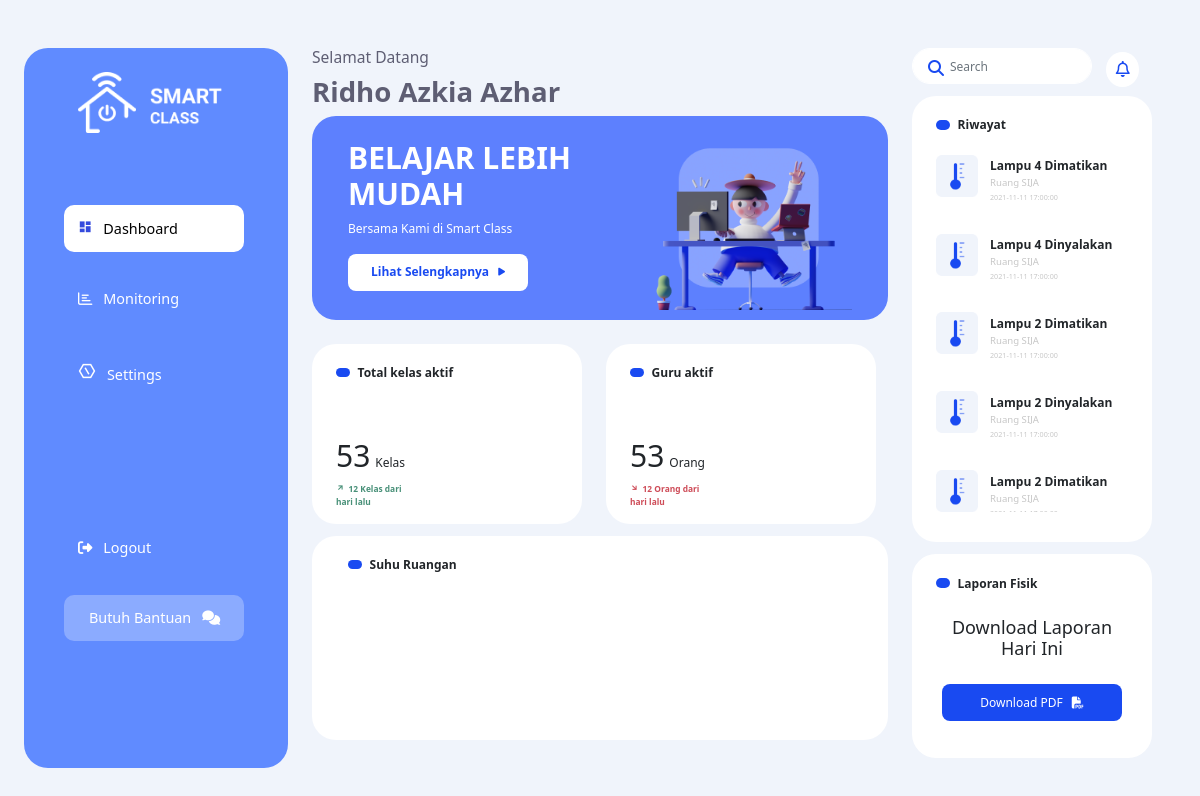
The page /siswa/index.php (signed in) on the database its author committed.
### tables this page shows
CREATE TABLE `akun` (
  `id` int(11) NOT NULL,
  `fullname` varchar(255) NOT NULL,
  `email` varchar(255) NOT NULL,
  `username` varchar(255) NOT NULL,
  `password` varchar(255) NOT NULL,
  `level` varchar(255) NOT NULL,
  `Vkey` varchar(255) DEFAULT NULL,
  `Verified` int(1) DEFAULT 0
);

CREATE TABLE `riwayat` (
  `id` int(11) NOT NULL,
  `des` varchar(255) NOT NULL,
  `ruang` varchar(255) NOT NULL,
  `waktu` timestamp NOT NULL DEFAULT current_timestamp() ON UPDATE current_timestamp(),
  `type` int(11) NOT NULL
);

### siswa/index.php (the view, shortened to what this page needs)
<?php
include "../koneksi.php";
$data_riwayat = mysqli_query($koneksi, "SELECT * FROM riwayat ORDER BY id DESC LIMIT 10 ");
$select = mysqli_query($koneksi, "SELECT * FROM akun WHERE username = '$_SESSION[siswa]'");
while ($fetch = mysqli_fetch_array($select)) {
?>
    <!DOCTYPE html>
    <html lang="en">
    <head>
        <link rel="stylesheet" href="../admin/assets/css/style.css">
        <link rel="stylesheet" href="../admin/assets/css/resvonsive.css">
        <link rel="stylesheet" href="https://cdn.jsdelivr.net/npm/bootstrap-icons@1.5.0/font/bootstrap-icons.css">
        <link href="https://cdn.jsdelivr.net/npm/bootstrap@5.1.1/dist/css/bootstrap.min.css" rel="stylesheet">
        <link href="https://cdn.jsdelivr.net/npm/remixicon@2.2.0/fonts/remixicon.css" rel="stylesheet">
    </head>
    <body>
        <div class=" bg-1-body">
            <div class="flex-custom">
                <div class="side-menu mt-4 mb-4">
                    <img src="assets/img/logo.png" alt="logo" class="mb-5">
                    <a href="index.php" class="putih">
                        <li class="active-menu"><i class="ri-dashboard-fill biru"></i>&ensp; Dashboard</li>
                    </a>
                    <a href="monitoring.php" class="putih">
                        <li><i class="far fa-chart-bar"></i>&ensp; Monitoring</li>
                    </a>
                    <a href="setting.php" class="putih">
                        <li><i style="font-size: 1.5vw;" class="ri-settings-6-line"></i>&ensp; Settings</li>
                    </a>
                    <div class="bottom-li">
                        <a class="putih" href="../logout.php">
                            <li><i class="fas fa-sign-out-alt"></i>&ensp; Logout</li>
                        </a>
                        <li class="bantuan-li">&ensp; Butuh Bantuan &ensp;<i class="fas fa-comments"></i></li>
                    </div>
                </div>
                <div class="main-side mt-4">
                    <h6 class="selamat-datang" style="color: #5E5E73;">Selamat Datang</h6>
                    <h3 class="selamat-nama" class="mb-2" style="color:#5E5E73; font-weight:800;"><?php echo "$fetch[fullname]"; ?></h3>
                    <div class="card-tengah bg-biru-muda">
                        <div class="d-flex">
                            <div style="max-width: 70%;" class="text-wrapper">
                                <h2 style="color:#FFFFFF; font-weight :700;">BELAJAR LEBIH MUDAH</h2>
                                <p style="color: #FFFFFF;">Bersama Kami di <span>Smart Class</span></p>
                                <button class="btn-custom-tengah">Lihat Selengkapnya &ensp;<i class="fas fa-play fa-xs"></i></button>
                            </div>
                            <div class="img-wrapper">
                                <img src="assets/img/card-tengah.png" alt="">
                            </div>
                        </div>
                    </div>
                    <div class="d-flex">
                        <div class="card-tengah-2 mr-2">
                            <div class="d-flex">
                                <div class="dot"></div>
                                <span class="dot-text">Total kelas aktif</span>
                            </div>
                            <div class="d-flex justify-content-between">
                                <div class="angka-wrapper">
                                    <div class="d-flex chart-g">
                                        <h2 class="mt-2">53&thinsp;</h2>
                                        <span class="orang-angka">Kelas</span>
                                    </div>
                                    <p class="des-angka-hijau"><i class="ri-arrow-right-up-line"></i>&ensp;12 Kelas dari hari lalu</p>
                                </div>
                                <div id="chart-kelas">
                                </div>
                            </div>
                        </div>
                        <div class="card-tengah-2">
                            <div class="d-flex">
                                <div class="dot"></div>
                                <span class="dot-text">Guru aktif</span>
                            </div>
                            <div class="d-flex justify-content-between">
                                <div class="angka-wrapper">
                                    <div class="d-flex chart-g">
                                        <h2 class="mt-2">53&thinsp;</h2>
                                        <span class="orang-angka">Orang</span>
                                    </div>
                                    <p class="des-angka-merah"><i class="ri-arrow-right-down-line"></i>&ensp;12 Orang dari hari lalu</p>
                                </div>
                                <div id="chart-guru">
                                </div>
                            </div>
                        </div>
                    </div>
                    <div class="card-tengah-s bg-putih">
                        <div class="d-flex">
                            <div class="dot"></div>
                            <span class="dot-text">Suhu Ruangan</span>
                        </div>
                    </div>
                </div>
                <div class="side-right mt-4">
                    <div class="row height d-flex align-items-center">
                        <div class="col-md-8">
                            <div class="search"> <i class="fa fa-search"></i> <input type="text" class="form-control" placeholder="Search"> </div>
                        </div>
                        <div class="col-md-2 notif">
                            <i class="far fa-bell"></i>
                        </div>
                    </div>
                    <div class="card-side">
                        <div class="d-flex">
                            <div style="width: 1.2vw; border-radius:5px; margin-right: 0.6vw; height:0.8vw; background-color:#194AF1;"></div>
                            <span style="margin-top: -0.3vw; font-size: 1vw; font-weight:600;">Riwayat</span>
                        </div>
                        <div class="card-scroll-riwayat">
                            <?php
                            while ($riwayat = mysqli_fetch_array($data_riwayat)) {
                            ?>
                                <li class="d-flex side-card-items">
                                    <img src="assets/img/suhu-icon.png" alt="suhu">
                                    <div class="text-suhu">
                                        <span style="font-weight: 700; font-size:1vw;"><?php echo $riwayat['des'] ?></span>
                                        <p style="color: #C7C7C7; font-size:0.8vw;">Ruang <?php echo $riwayat['ruang'] ?></p>
                                        <p style="color: #C7C7C7; font-size:0.6vw; margin-top:-1.2vw;"><?php echo $riwayat['waktu'] ?></p>
                                    </div>
                                </li>
                            <?php
                            }
                            ?>
                        </div>
                    </div>
                    <div class="card-side-2">
                        <div class="d-flex">
                            <div class="dot"></div>
                            <span class="dot-text">Laporan Fisik</span>
                        </div>
                        <div class="text-center mts-4 text-laporan">
                            <h5>Download Laporan Hari Ini</h5>
                            <button class="btn-custom-side mt-3"> Download PDF &ensp;<i class="fas fa-file-pdf"></i></button>
                        </div>
                    </div>
                </div>
            </div>
        </div>
    <?php } ?>
    </body>
    </html>

### admin/assets/css/style.css (style rules this page uses)
* { padding: 0; margin: 0; box-sizing: border-box; }
body { font-family: "Poppins", sans-serif; }
.side-menu { width: 22vw; height: 60vw; border-radius: 24px; padding: 2vw 1vw; background: #608bff; }
.flex-custom { display: flex; }
.card-tengah-2 h2 { font-size: 2.5vw; }
.orang-angka { font-size: 1vw; margin-top: 2vw; }
.des-angka-merah { font-size: 0.7vw; font-weight: 600; color: #ce4c58; }
.des-angka-hijau { font-size: 0.7vw; font-weight: 600; color: #489078; }
.dot { width: 1.2vw; border-radius: 5px; margin-right: 0.6vw; height: 0.8vw; background-color: #194af1; }
.dot-text { margin-top: -0.3vw; font-size: 1vw; font-weight: 600; }
.img-wrapper { width: 20vw; margin-top: -3vw; }
.img-wrapper img { width: 100%; }
.btn-custom-tengah { width: 15vw; padding: 0.8vw; font-weight: 600; color: #194af1; border: none; border-radius: 8px; font-size: 1vw; background-color: #ffffff; }
.btn-custom-side { width: 15vw; padding: 0.8vw; font-weight: 400; color: #ffffff; border: none; border-radius: 8px; font-size: 1vw; background-color: #194af1; }
.chart-g { margin-top: 4vw; }
#chart-kelas { width: 18vw; }
#chart-guru { width: 18vw; }
.card-scroll-riwayat { margin: 0.5vw 0vw; width: auto; max-height: 31vw; overflow: auto; }
.side-menu a { text-decoration: none; }
.bg-1-body { width: 100vw; background: #f0f4fb; padding: 1.5rem !important; }
.main-side { margin: 2vw; }
.side-menu img { width: 12vw; margin-left: 3.5vw; }
.side-menu li { width: 15vw; list-style: none; padding: 1vw 1.2vw; margin: 2vw 2.3vw; border-radius: 10px; font-weight: 200; }
.card-tengah { width: 48vw; border-radius: 24px; height: 17vw; padding: 2vw 3vw; }
.card-tengah-s { width: 48vw; border-radius: 24px; height: 17vw; padding: 2vw 3vw; margin-top: 1vw !important; }
.card-side { width: 20vw; border-radius: 24px; padding: 2vw 2vw; background-color: #ffffff; }
.card-side-2 { width: 20vw; border-radius: 24px; padding: 2vw 2vw; margin-top: 1vw; height: 17vw; background-color: #ffffff; }
.card-tengah-2 { width: 22.5vw; border-radius: 24px; padding: 2vw 2vw; height: 15vw; background-color: #ffffff; margin-top: 2vw; }
.mr-2 { margin-right: 2vw; }
.text-suhu { margin-left: 1vw; }
.side-card-items { margin-top: 1vw; }
.card-side-2 h5 { font-size: 1.5vw; }
.mts-4 { margin-top: 1.5rem !important; }
.side-card-items img { height: 3.5vw; width: 3.5vw; margin-top: 0.2vw; }
.bg-biru-muda { background: #5d80fe; }
.bg-putih { background: #ffffff; }
.biru { color: #344add; }
.putih { color: #ffffff; }
.active-menu { background-color: white; color: black; }
.side-menu li { font-size: 1.2vw; }
.bottom-li li { font-size: 1.2vw; }
.selamat-datang { font-size: 1.3vw; }
.card-tengah h2 { font-size: 2.5vw; }
.card-tengah p { font-size: 1vw; }
.selamat-nama { font-size: 2.3vw; font-weight: 600; }
.side-menu .bottom-li { padding-top: 10vh; }
.bantuan-li { background-color: rgba(255, 255, 255, 0.27); color: #ffffff; }
.search { position: relative; margin-bottom: 1vw; }
.search input { height: 3vw; width: 15vw; text-indent: 25px; border-radius: 20px; font-size: 1vw; background-color: #ffffff; border-color: #ffffff; }
.search i { color: #194af1; }
.notif i { background-color: #ffffff; padding: 0.8vw; border-radius: 50%; margin-left: 1vw; color: #194af1; margin-top: -1.3vw; }
.search .fa-search { position: absolute; top: 12px; left: 16px; }

### rows shown on the page
akun: fullname "Ridho Azkia Azhar"
riwayat: des "Lampu 4 Dimatikan", ruang "SIJA", waktu "2021-11-11 17:00:00"
riwayat: des "Lampu 4 Dinyalakan", ruang "SIJA", waktu "2021-11-11 17:00:00"
riwayat: des "Lampu 2 Dimatikan", ruang "SIJA", waktu "2021-11-11 17:00:00"
riwayat: des "Lampu 2 Dinyalakan", ruang "SIJA", waktu "2021-11-11 17:00:00"
riwayat: des "Lampu 2 Dimatikan", ruang "SIJA"
